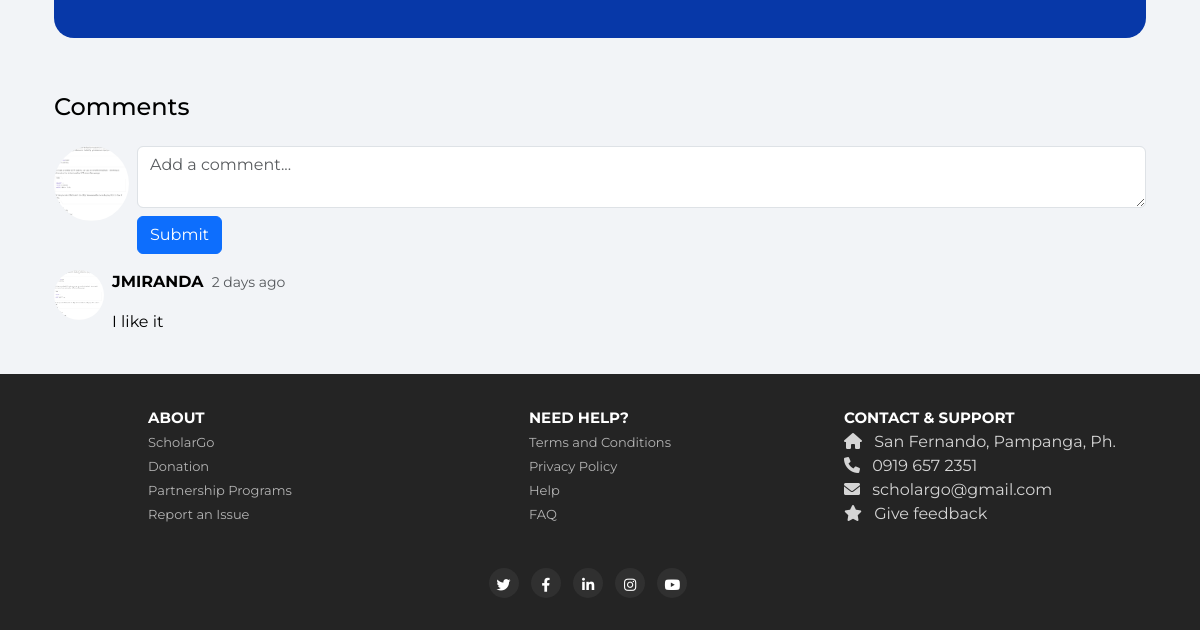
The page /sponsor/1 (signed in, lower part) on the database as committed earlier.
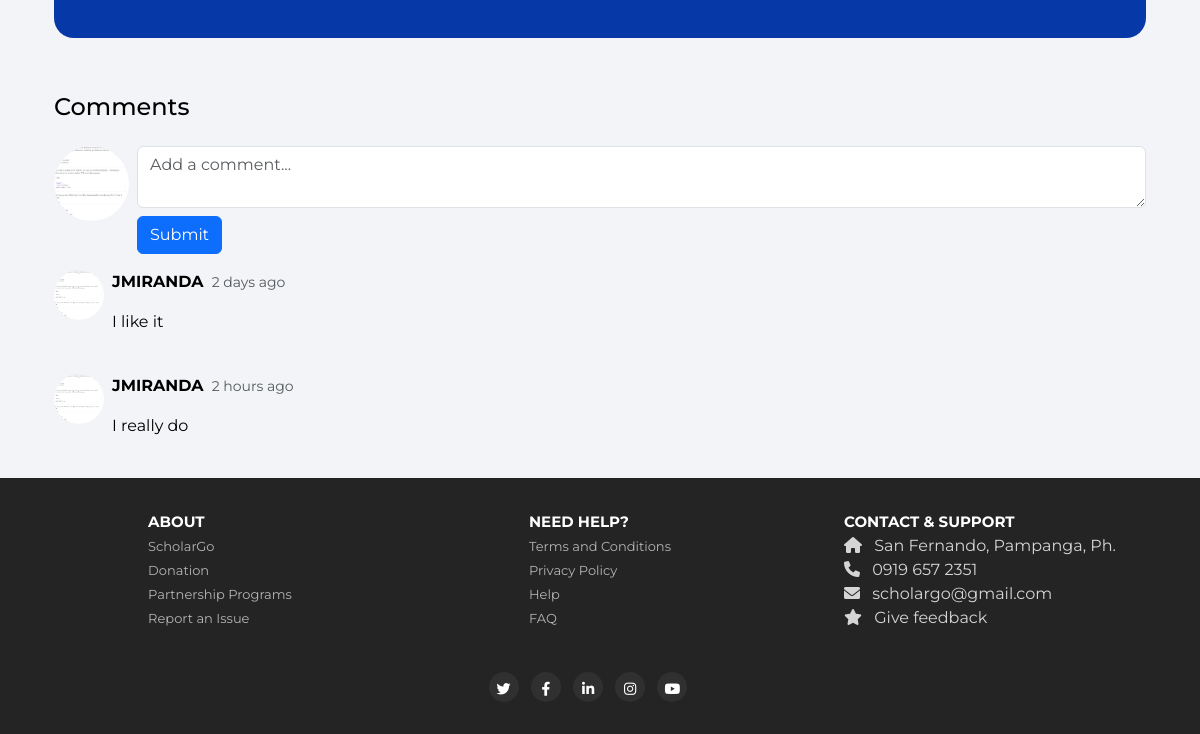
The same page on the database as committed later.
### website/models.py (models this page shows, shortened)
class User(db.Model, UserMixin):
    id = db.Column(db.Integer, primary_key=True)
    username = db.Column(db.String(150), unique=True)
    image = db.Column(db.String(300), nullable=True)
    city = db.Column(db.String(150))
    birthdate = db.Column(db.Date, nullable=False)
    province = db.Column(db.String(150))
    postalcode = db.Column(db.String(150))
    picture_path = db.Column(db.String(255), nullable=False)  # Ensure this line is present
    educationlevel = db.Column(db.String(150))
    email = db.Column(db.String(150), unique=True)
    password = db.Column(db.String(150))
    first_name = db.Column(db.String(150))
    last_name = db.Column(db.String(150))
    suffix = db.Column(db.String(150), nullable= True)
    gender = db.Column(db.String(150))
    course = db.Column(db.String(150))
    phone_number = db.Column(db.String(150))
    gpa = db.Column(db.Float)
    extracurricular_activities = db.Column(db.String(300))
    financial_status = db.Column(db.String(150))
    notes = db.relationship('Note', backref='user', lazy=True)
    followed_sponsorships = db.relationship('Sponsorship_data', secondary=user_sponsorship,
                                             lazy='subquery', backref=db.backref('followers', lazy=True))
    comments = db.relationship('Comment', backref='user', lazy=True)

class Comment(db.Model):
    id = db.Column(db.Integer, primary_key=True)
    content = db.Column(db.Text, nullable=False)
    user_id = db.Column(db.Integer, db.ForeignKey('user.id'))
    sponsorship_id = db.Column(db.Integer, db.ForeignKey('sponsorship_data.id'), nullable=False)
    created_at = db.Column(db.DateTime(timezone=True), server_default=func.now())  # Add this line

### website/views.py (the view)
@views.route('/sponsor/<int:sponsor_id>', methods=['GET'])
@login_required
def view_sponsorship(sponsor_id):
    print("Sponsor route hit")  # Check if this prints in the logs
    sponsor = Sponsorship_data.query.get_or_404(sponsor_id)
    is_liked = current_user in sponsor.likes
    comments = Comment.query.filter_by(sponsorship_id=sponsor.id).all()
    for comment in comments:
        comment.relative_time = time_since(comment.created_at)
    return render_template('sponsor_details.html',
                           sponsor=sponsor,
                           comments=comments,
                           is_liked=is_liked,
                           user=current_user)

### website/__init__.py (called while the page is built)
def create_app():
    app = Flask(__name__)
    app.config['SECRET_KEY'] = 'hjshjhdjah kjshkjdhjs'
    app.config['SQLALCHEMY_DATABASE_URI'] = f'sqlite:///{DB_NAME}'
    app.config['UPLOAD_FOLDER'] = os.path.join('static', 'uploads')
    db.init_app(app)
    socketio.init_app(app)  # Initialize SocketIO with the app
    from .views import views
    from .auth import auth
    app.register_blueprint(views, url_prefix='/')
    app.register_blueprint(auth, url_prefix='/')
    from .models import User, Note, Sponsorship_data
    with app.app_context():
        db.create_all()
    login_manager = LoginManager()
    login_manager.login_view = 'auth.login'
    login_manager.init_app(app)
    @login_manager.user_loader
    def load_user(id):
        return User.query.get(int(id))
    return app

### website/utils.py (called while the page is built)
def time_since(dt):
    now = datetime.utcnow()
    diff = now - dt
    seconds = diff.total_seconds()
    if seconds < 60:
        return f"{int(seconds)} second{'s' if seconds != 1 else ''} ago"
    elif seconds < 3600:
        minutes = seconds // 60
        return f"{int(minutes)} minute{'s' if minutes != 1 else ''} ago"
    elif seconds < 86400:
        hours = seconds // 3600
        return f"{int(hours)} hour{'s' if hours != 1 else ''} ago"
    elif seconds < 2592000:
        days = seconds // 86400
        return f"{int(days)} day{'s' if days != 1 else ''} ago"
    elif seconds < 31536000:
        months = seconds // 2592000
        return f"{int(months)} month{'s' if months != 1 else ''} ago"
    else:
        years = seconds // 31536000
        return f"{int(years)} year{'s' if years != 1 else ''} ago"

### website/templates/sponsor_details.html (shortened to what this page needs)
{% extends "base.html" %}
{% block content %}
<link rel="stylesheet" href="/static/css/sponsor_details.css"/>
<div class="container mt-4">
    <div class="sponsor-card">
        <div class="sponsor-requirements">
        </div>
    </div>
    <div class="comment-container mt-5">
        <div class="d-flex justify-content-between align-items-center mb-3 comment-title">
            <h4 style="color: black;">Comments</h4>
        </div>
        <div class="d-flex align-items-start mb-3">
            <img src="{{ url_for('static', filename='uploads/' ~ current_user.picture_path) }}"  alt="Profile" class="rounded-circle me-2" style="width: 75px; height: 75px;">
            <form action="{{ url_for('auth.add_comment', sponsor_id=sponsor.id) }}" method="POST" class="flex-grow-1">
                <textarea class="form-control" name="content" required placeholder="Add a comment..."></textarea>
                <button type="submit" class="btn btn-primary mt-2 comment-submit">Submit</button>
            </form>
        </div>
        <div id="comments-section">
            {% if comments %}
                {% for comment in comments %}
                <div class="d-flex align-items-start mb-4" style="color: black;">
                  <img src="{{ url_for('static', filename='uploads/' ~ comment.user.picture_path) }}"
                       alt="Profile" class="rounded-circle me-2" style="width: 50px; height: 50px;">
                  <div class="name-comment">
                      <p><strong>{{ comment.user.username }}</strong>
                         <small class="text-muted m-1">{{ comment.relative_time }}</small>
                      </p>
                      <p>{{ comment.content }}</p>
                  </div>
              </div>
              </div>
              </div>
                {% endfor %}
            {% else %}
                <p>No comments yet. Be the first to comment!</p>
            {% endif %}
        </div>
    </div>
{% endblock %}

### website/templates/base.html (shortened to what this page needs)
<!DOCTYPE html>
<html lang="en">
<head>
   <link href="https://cdn.jsdelivr.net/npm/bootstrap@5.3.0-alpha1/dist/css/bootstrap.min.css" rel="stylesheet">
  <link rel="stylesheet" href="/static/css/base.css" />
  <link rel="stylesheet" href="/static/css/footer.css"/>
  <link rel="stylesheet" href="https://cdnjs.cloudflare.com/ajax/libs/font-awesome/6.0.0-beta3/css/all.min.css" />
</head>
</head>
<body>
  <div class="container">
    {% block content %} {% endblock %}
<footer>
  <div class="container">
    <div class="row">
      <div class="col-md-4 footer-column">
        <ul class="nav flex-column">
          <li class="nav-item">
            <span class="footer-title">About</span>
          </li>
          <li class="footer nav-item">
            <a class="nav-link-footer" href="#">ScholarGo</a>
          </li>
          <li class="footer nav-item">
            <a class="nav-link-footer" href="#">Donation</a>
          </li>
          <li class="footer nav-item">
            <a class="nav-link-footer" href="#">Partnership Programs</a>
          </li>
          <li class="footer nav-item">
            <a class="nav-link-footer" href="#">Report an Issue</a>
          </li>
        </ul>
      </div>
      <div class="col-md-4 footer-column">
        <ul class="nav flex-column">
          <li class="nav-item">
            <span class="footer-title">Need Help?</span>
          </li>
          <li class="nav-item">
            <a class="nav-link-footer" href="#">Terms and Conditions</a>
          </li>
          <li class="nav-item">
            <a class="nav-link-footer" href="#">Privacy Policy</a>
          </li>
          <li class="nav-item">
            <a class="nav-link-footer" href="#">Help</a>
          </li>
          <li class="nav-item">
            <a class="nav-link-footer" href="#">FAQ</a>
          </li>
        </ul>
      </div>
      <div class="col-md-4 footer-column">
        <ul class="nav flex-column">
          <li class="nav-item">
            <span class="footer-title">Contact & Support</span>
          </li>
          <li class="nav-item">
            <span class="navlink-footer"><i class="fas fa-home"></i> San Fernando, Pampanga, Ph.</span>
          </li>
          <li class="nav-item">
            <span class="navlink-footer"><i class="fas fa-phone"></i> 0919 657 2351</span>
          </li>
          <li class="nav-item">
            <span class="navlink-footer"><i class="fas fa-envelope"></i> scholargo@gmail.com</span>
          </li>
          <li class="nav-item">
            <span class="navlink-footer"><i class="fas fa-star"></i> Give feedback</span>
          </li>
        </ul>
      </div>
<div class="row icons">
<div class="col-12 text-center">
  <ul class="list-inline social-buttons">
    <li class="list-inline-item">
      <a href="#"><i class="fab fa-twitter"></i></a>
    </li>
    <li class="list-inline-item">
      <a href="#"><i class="fab fa-facebook-f"></i></a>
    </li>
    <li class="list-inline-item">
      <a href="#"><i class="fab fa-linkedin-in"></i></a>
    </li>
    <li class="list-inline-item">
      <a href="#"><i class="fab fa-instagram"></i></a>
    </li>
    <li class="list-inline-item">
      <a href="#"><i class="fab fa-youtube"></i></a>
    </li>
  </ul>
</div>
</div>
  </div>
</footer>
</body>
</html>

### website/static/css/base.css (style rules this page uses)
body { font-family: 'Montserrat', sans-serif; background-color: #f2f4f7; color: #ffffff; }

### website/static/css/footer.css (style rules this page uses)
html, body { height: 100%; margin: 0; }
body { display: flex; flex-direction: column; }
.container { flex: 1; }
.text-center { margin-top: 2%; }
footer { padding: 2rem 0; background-color: #242424; }
.footer-column:not(:first-child) { padding-top: 2rem; }
@media (min-width: 768px) { .footer-column:not(:first-child) { padding-top: 0rem; } }
.footer-column { text-align: center; }
.footer-column .nav-item .nav-link-footer { padding: 0.1rem 0; color: #b4b4b4; text-decoration: none; }
.footer-column .nav-item .navlink-footer { padding: 0.1rem 0; color: #d5d5d5; text-decoration: none; }
.footer-column .nav-item span.footer-title { font-size: 14px; font-weight: 700; color: #ffffff; text-transform: uppercase; }
.footer-column .nav-item .fas { margin-right: 0.5rem; }
.footer-column ul { display: inline-block; }
@media (min-width: 768px) { .footer-column ul { text-align: left; } }
ul.social-buttons { margin-top: 20px !important; margin-bottom: 0 !important; }
ul.social-buttons li a { font-size: 15px; line-height: 40px; display: block; width: 38px; height: 38px; -webkit-transition: all 0.3s; -moz-transition: all 0.3s; transition: all 0.3s; color: #ffffff; border-radius: 100%; outline: 0; background-color: #303030; }
@media (max-width: 1200px) { .footer-column .nav-item span.footer-title { font-size: 15px; } }
@media (max-width: 1200px) { ul.social-buttons li a { font-size: 14px; line-height: 35px; width: 30px; height: 30px; } }
@media (max-width: 1200px) { .nav-link-footer { font-size: 13px; } }

### website/static/css/sponsor_details.css (style rules this page uses)
.sponsor-card { height: auto; background-color: #0738a8; border-radius: 20px; overflow-x: hidden; padding: 0 20px; display: flex; flex-direction: column; color: white; position: relative; padding-top: 4%; margin-top: 5%; margin-bottom: 5%; }
.sponsor-requirements { padding: 20px; }

Rows that differ between the two databases and show on the page:
added Comment: picture_path (picture), user.username "JMIRANDA", relative_time "2 hours ago", content "I really do"
